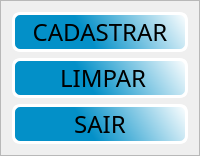
     <widget class="QFrame" name="frame">
      <property name="frameShape">
       <enum>QFrame::StyledPanel</enum>
      </property>
      <property name="frameShadow">
       <enum>QFrame::Raised</enum>
      </property>
      <layout class="QVBoxLayout" name="verticalLayout">
       <item>
        <widget class="QPushButton" name="botao_2">
         <property name="font">
          <font>
           <family>Monotype Corsiva</family>
           <pointsize>18</pointsize>
           <weight>50</weight>
           <italic>false</italic>
           <bold>false</bold>
          </font>
         </property>
         <property name="acceptDrops">
          <bool>false</bool>
         </property>
         <property name="styleSheet">
          <string notr="true">background-color: qlineargradient(spread:pad, x1:0.011, y1:0.136364, x2:1, y2:0, stop:0.346591 rgba(3, 144, 200, 255), stop:1 rgba(255, 255, 255, 255));
font:18pt &quot;Monotype Corsiva&quot;;
border-radius: 8px;
selection-color: rgb(255, 31, 2);
border: 3px solid #fff
</string>
         </property>
         <property name="text">
          <string>CADASTRAR</string>
         </property>
         <property name="icon">
          <iconset>
           <normaloff>ícones/ok.ico</normaloff>ícones/ok.ico</iconset>
         </property>
        </widget>
       </item>
       <item>
        <widget class="QPushButton" name="botao_1">
         <property name="font">
          <font>
           <family>Monotype Corsiva</family>
           <pointsize>18</pointsize>
           <weight>50</weight>
           <italic>false</italic>
           <bold>false</bold>
          </font>
         </property>
         <property name="acceptDrops">
          <bool>false</bool>
         </property>
         <property name="autoFillBackground">
          <bool>false</bool>
         </property>
         <property name="styleSheet">
          <string notr="true">background-color: qlineargradient(spread:pad, x1:0.011, y1:0.136364, x2:1, y2:0, stop:0.346591 rgba(3, 144, 200, 255), stop:1 rgba(255, 255, 255, 255));
font:18pt &quot;Monotype Corsiva&quot;;
border-radius: 8px;
selection-color: rgb(255, 31, 2);
border: 3px solid #fff
</string>
         </property>
         <property name="text">
          <string> LIMPAR</string>
         </property>
         <property name="icon">
          <iconset>
           <normaloff>ícones/gui_eraser_icon_157160.ico</normaloff>ícones/gui_eraser_icon_157160.ico</iconset>
         </property>
        </widget>
       </item>
       <item>
        <widget class="QPushButton" name="botao_3">
         <property name="font">
          <font>
           <family>Monotype Corsiva</family>
           <pointsize>18</pointsize>
           <weight>50</weight>
           <italic>false</italic>
           <bold>false</bold>
          </font>
         </property>
         <property name="acceptDrops">
          <bool>false</bool>
         </property>
         <property name="autoFillBackground">
          <bool>false</bool>
         </property>
         <property name="styleSheet">
          <string notr="true">background-color: qlineargradient(spread:pad, x1:0.011, y1:0.136364, x2:1, y2:0, stop:0.346591 rgba(3, 144, 200, 255), stop:1 rgba(255, 255, 255, 255));
font:18pt &quot;Monotype Corsiva&quot;;
border-radius: 8px;
selection-color: rgb(255, 31, 2);
border: 3px solid #fff</string>
         </property>
         <property name="text">
          <string>SAIR</string>
         </property>
         <property name="icon">
          <iconset>
           <normaloff>ícones/cancelar.ico</normaloff>ícones/cancelar.ico</iconset>
         </property>
        </widget>
       </item>
      </layout>
     </widget>
